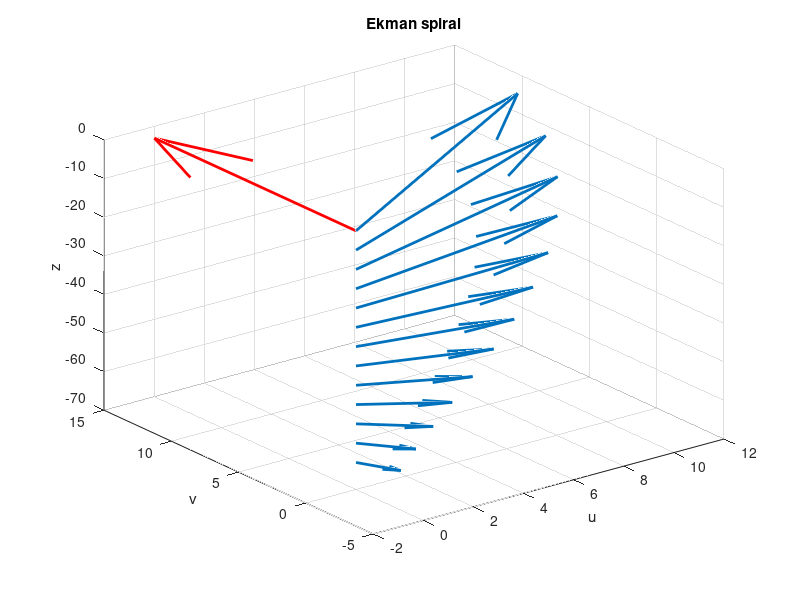
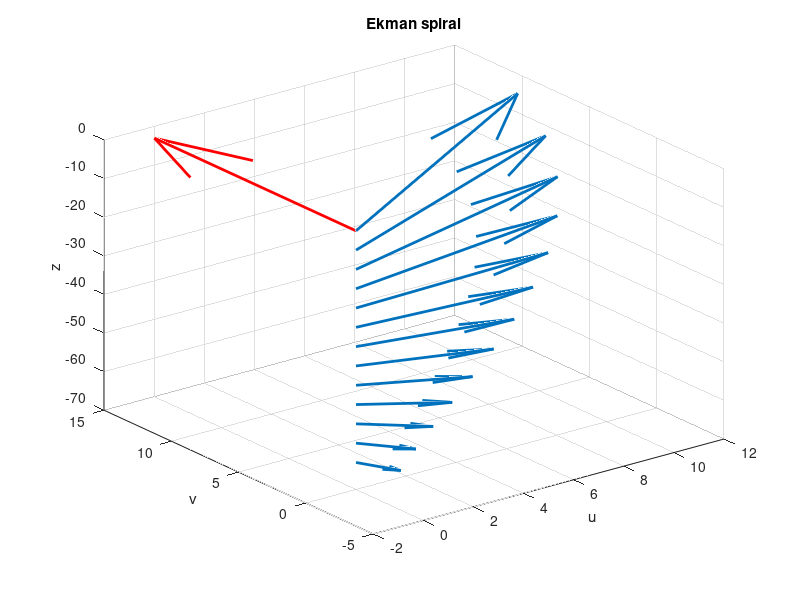

Write MATLAB code to recreate these figures, in order.
%% written by KSchroder 
%% Program to plot Ekman spiral and save it is a png & eps
%% Input section
clear all; close all;
i=sqrt(-1)                   % To make sure i is the complex i
h=63;                        % Water depth
nut=.02;                     % (constant) turbulence viscosity
phi=32                       % Latitude (deg.)
rho=1028;                    % Water density
tauwx=0;                     % Wind shear stress x-direction
tauwy=0.03;                  % Wind shear stress y-direction
tau=tauwx+tauwy*i;           % Shear stress vector 
                             % in complex notation
f=2*7.29e-5*sin(phi*pi/180); % Coriolis coefficient
dek=31.01                    % Ekman depth
dz=5;                        % Vertical step size
zek=[-h:dz:0];               % Vertical coordinate
%% Define some additional matrices for plotting purposes
xek=zeros(size(zek));        
yek=zeros(size(zek));
taux=zeros(size(zek));
tauy=zeros(size(zek));
taux(end)=tauwx;
tauy(end)=tauwy;
%% Solution of Ekman spiral
s=tau*dek/rho/(1+i)/nut*exp((1+i)/dek*zek);
uek=real(s);
vek=imag(s);
%% Plot results
figure(1);
quiver3(xek,yek,zek,uek,vek,zeros(size(vek)),'linewidth',2);
hold on
quiver3(xek,yek,zek,taux,tauy,zeros(size(tauy)),'r','linewidth',2);
title('Ekman spiral')
xlabel('u');ylabel('v');
zlabel('z')
print('-dpng','ekman.png')
print('-depsc','ekman.eps')